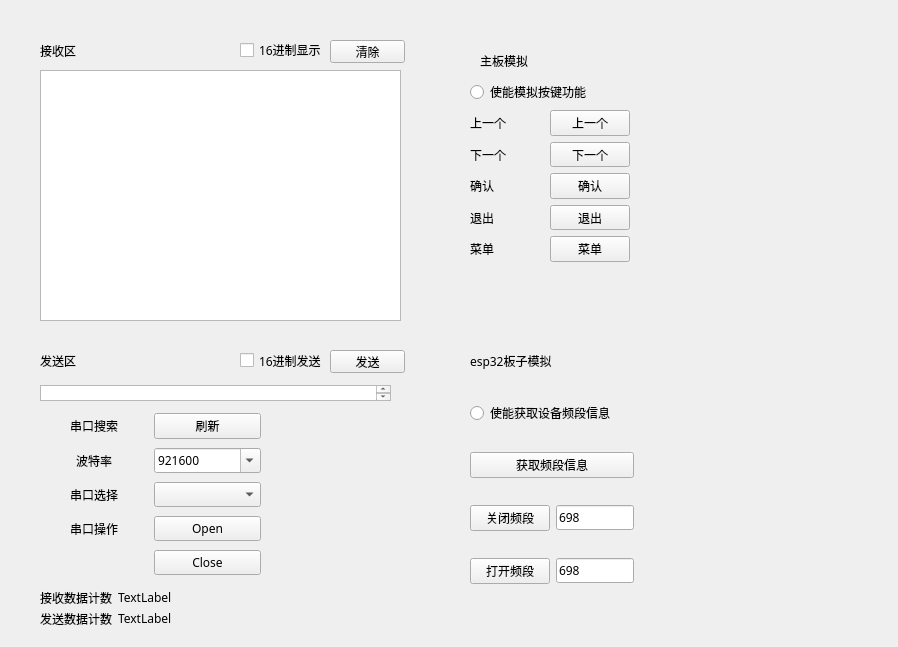
<?xml version="1.0" encoding="UTF-8"?>
<ui version="4.0">
 <class>Form</class>
 <widget class="QWidget" name="Form">
  <property name="windowModality">
   <enum>Qt::NonModal</enum>
  </property>
  <property name="enabled">
   <bool>true</bool>
  </property>
  <property name="geometry">
   <rect>
    <x>0</x>
    <y>0</y>
    <width>898</width>
    <height>647</height>
   </rect>
  </property>
  <property name="font">
   <font>
    <family>方正兰亭中黑_GBK</family>
    <pointsize>9</pointsize>
    <italic>false</italic>
    <bold>false</bold>
   </font>
  </property>
  <property name="cursor">
   <cursorShape>PointingHandCursor</cursorShape>
  </property>
  <property name="mouseTracking">
   <bool>false</bool>
  </property>
  <property name="windowTitle">
   <string>Form</string>
  </property>
  <property name="styleSheet">
   <string notr="true"/>
  </property>
  <widget class="QLabel" name="label">
   <property name="geometry">
    <rect>
     <x>40</x>
     <y>40</y>
     <width>71</width>
     <height>21</height>
    </rect>
   </property>
   <property name="text">
    <string>接收区</string>
   </property>
  </widget>
  <widget class="QLabel" name="label_2">
   <property name="geometry">
    <rect>
     <x>40</x>
     <y>355</y>
     <width>54</width>
     <height>12</height>
    </rect>
   </property>
   <property name="text">
    <string>发送区</string>
   </property>
   <property name="textFormat">
    <enum>Qt::AutoText</enum>
   </property>
  </widget>
  <widget class="QPushButton" name="Send_Button">
   <property name="geometry">
    <rect>
     <x>330</x>
     <y>350</y>
     <width>75</width>
     <height>23</height>
    </rect>
   </property>
   <property name="text">
    <string>发送</string>
   </property>
  </widget>
  <widget class="QPushButton" name="ClearButton">
   <property name="geometry">
    <rect>
     <x>330</x>
     <y>40</y>
     <width>75</width>
     <height>23</height>
    </rect>
   </property>
   <property name="text">
    <string>清除</string>
   </property>
  </widget>
  <widget class="QTextEdit" name="textEdit_Recive">
   <property name="geometry">
    <rect>
     <x>40</x>
     <y>70</y>
     <width>361</width>
     <height>251</height>
    </rect>
   </property>
   <property name="styleSheet">
    <string notr="true"/>
   </property>
   <property name="html">
    <string>&lt;!DOCTYPE HTML PUBLIC &quot;-//W3C//DTD HTML 4.0//EN&quot; &quot;http://www.w3.org/TR/REC-html40/strict.dtd&quot;&gt;
&lt;html&gt;&lt;head&gt;&lt;meta name=&quot;qrichtext&quot; content=&quot;1&quot; /&gt;&lt;meta charset=&quot;utf-8&quot; /&gt;&lt;style type=&quot;text/css&quot;&gt;
p, li { white-space: pre-wrap; }
hr { height: 1px; border-width: 0; }
li.unchecked::marker { content: &quot;\2610&quot;; }
li.checked::marker { content: &quot;\2612&quot;; }
&lt;/style&gt;&lt;/head&gt;&lt;body style=&quot; font-family:'方正兰亭中黑_GBK'; font-size:9pt; font-weight:400; font-style:normal;&quot;&gt;
&lt;p style=&quot;-qt-paragraph-type:empty; margin-top:0px; margin-bottom:0px; margin-left:0px; margin-right:0px; -qt-block-indent:0; text-indent:0px; font-family:'SimSun';&quot;&gt;&lt;br /&gt;&lt;/p&gt;&lt;/body&gt;&lt;/html&gt;</string>
   </property>
  </widget>
  <widget class="QTextEdit" name="textEdit_Send">
   <property name="geometry">
    <rect>
     <x>40</x>
     <y>385</y>
     <width>351</width>
     <height>16</height>
    </rect>
   </property>
   <property name="styleSheet">
    <string notr="true"/>
   </property>
  </widget>
  <widget class="QWidget" name="gridLayoutWidget">
   <property name="geometry">
    <rect>
     <x>40</x>
     <y>410</y>
     <width>221</width>
     <height>171</height>
    </rect>
   </property>
   <layout class="QGridLayout" name="gridLayout">
    <item row="1" column="0">
     <widget class="QLabel" name="Com_Baud_Label">
      <property name="text">
       <string>波特率</string>
      </property>
      <property name="alignment">
       <set>Qt::AlignCenter</set>
      </property>
     </widget>
    </item>
    <item row="4" column="1">
     <widget class="QPushButton" name="Com_Close_Button">
      <property name="text">
       <string>Close</string>
      </property>
      <property name="default">
       <bool>false</bool>
      </property>
     </widget>
    </item>
    <item row="2" column="0">
     <widget class="QLabel" name="Com_Name_Label">
      <property name="text">
       <string>串口选择</string>
      </property>
      <property name="alignment">
       <set>Qt::AlignCenter</set>
      </property>
     </widget>
    </item>
    <item row="2" column="1">
     <widget class="QComboBox" name="Com_Name_Combo"/>
    </item>
    <item row="0" column="0">
     <widget class="QLabel" name="Com_Refresh_Label">
      <property name="text">
       <string>串口搜索</string>
      </property>
      <property name="alignment">
       <set>Qt::AlignCenter</set>
      </property>
     </widget>
    </item>
    <item row="0" column="1">
     <widget class="QPushButton" name="Com_Refresh_Button">
      <property name="text">
       <string>刷新</string>
      </property>
     </widget>
    </item>
    <item row="3" column="0">
     <widget class="QLabel" name="Com_State_Label">
      <property name="text">
       <string>串口操作</string>
      </property>
      <property name="alignment">
       <set>Qt::AlignCenter</set>
      </property>
     </widget>
    </item>
    <item row="1" column="1">
     <widget class="QComboBox" name="Com_Baud_Combo">
      <property name="editable">
       <bool>true</bool>
      </property>
      <property name="currentText">
       <string>921600</string>
      </property>
      <property name="duplicatesEnabled">
       <bool>false</bool>
      </property>
      <property name="modelColumn">
       <number>0</number>
      </property>
      <item>
       <property name="text">
        <string>921600</string>
       </property>
      </item>
      <item>
       <property name="text">
        <string>2400</string>
       </property>
      </item>
      <item>
       <property name="text">
        <string>4800</string>
       </property>
      </item>
      <item>
       <property name="text">
        <string>9600</string>
       </property>
      </item>
      <item>
       <property name="text">
        <string>14400</string>
       </property>
      </item>
      <item>
       <property name="text">
        <string>19200</string>
       </property>
      </item>
      <item>
       <property name="text">
        <string>38400</string>
       </property>
      </item>
      <item>
       <property name="text">
        <string>43000</string>
       </property>
      </item>
      <item>
       <property name="text">
        <string>57600</string>
       </property>
      </item>
      <item>
       <property name="text">
        <string>76800</string>
       </property>
      </item>
      <item>
       <property name="text">
        <string>115200</string>
       </property>
      </item>
      <item>
       <property name="text">
        <string>128000</string>
       </property>
      </item>
      <item>
       <property name="text">
        <string>230400</string>
       </property>
      </item>
      <item>
       <property name="text">
        <string>256000</string>
       </property>
      </item>
      <item>
       <property name="text">
        <string>460800</string>
       </property>
      </item>
      <item>
       <property name="text">
        <string>921600</string>
       </property>
      </item>
      <item>
       <property name="text">
        <string>1382400</string>
       </property>
      </item>
     </widget>
    </item>
    <item row="3" column="1">
     <widget class="QPushButton" name="Com_Open_Button">
      <property name="text">
       <string>Open</string>
      </property>
     </widget>
    </item>
    <item row="4" column="0">
     <widget class="QLabel" name="Com_isOpenOrNot_Label">
      <property name="text">
       <string/>
      </property>
      <property name="alignment">
       <set>Qt::AlignCenter</set>
      </property>
     </widget>
    </item>
   </layout>
  </widget>
  <widget class="QCheckBox" name="hexSending_checkBox">
   <property name="geometry">
    <rect>
     <x>240</x>
     <y>345</y>
     <width>91</width>
     <height>31</height>
    </rect>
   </property>
   <property name="text">
    <string>16进制发送</string>
   </property>
  </widget>
  <widget class="QCheckBox" name="hexShowing_checkBox">
   <property name="geometry">
    <rect>
     <x>240</x>
     <y>40</y>
     <width>81</width>
     <height>20</height>
    </rect>
   </property>
   <property name="text">
    <string>16进制显示</string>
   </property>
  </widget>
  <widget class="QWidget" name="layoutWidget">
   <property name="geometry">
    <rect>
     <x>40</x>
     <y>590</y>
     <width>132</width>
     <height>36</height>
    </rect>
   </property>
   <layout class="QFormLayout" name="formLayout_2">
    <item row="0" column="0">
     <widget class="QLabel" name="label_4">
      <property name="text">
       <string>接收数据计数</string>
      </property>
     </widget>
    </item>
    <item row="0" column="1">
     <widget class="QLabel" name="label_rx_cnt">
      <property name="text">
       <string>TextLabel</string>
      </property>
     </widget>
    </item>
    <item row="1" column="0">
     <widget class="QLabel" name="label_5">
      <property name="text">
       <string>发送数据计数</string>
      </property>
     </widget>
    </item>
    <item row="1" column="1">
     <widget class="QLabel" name="label_tx_cnt">
      <property name="text">
       <string>TextLabel</string>
      </property>
     </widget>
    </item>
   </layout>
  </widget>
  <widget class="QWidget" name="layoutWidget">
   <property name="geometry">
    <rect>
     <x>470</x>
     <y>80</y>
     <width>160</width>
     <height>182</height>
    </rect>
   </property>
   <layout class="QVBoxLayout" name="verticalLayout">
    <item>
     <layout class="QHBoxLayout" name="horizontalLayout_6">
      <item>
       <widget class="QRadioButton" name="radioBtn_sim_enable">
        <property name="text">
         <string>使能模拟按键功能</string>
        </property>
       </widget>
      </item>
     </layout>
    </item>
    <item>
     <layout class="QHBoxLayout" name="horizontalLayout">
      <item>
       <widget class="QLabel" name="label_3">
        <property name="text">
         <string>上一个</string>
        </property>
       </widget>
      </item>
      <item>
       <widget class="QPushButton" name="pushButton_pre">
        <property name="text">
         <string>上一个</string>
        </property>
       </widget>
      </item>
     </layout>
    </item>
    <item>
     <layout class="QHBoxLayout" name="horizontalLayout_2">
      <item>
       <widget class="QLabel" name="label_6">
        <property name="text">
         <string>下一个</string>
        </property>
       </widget>
      </item>
      <item>
       <widget class="QPushButton" name="pushButton_next">
        <property name="text">
         <string>下一个</string>
        </property>
       </widget>
      </item>
     </layout>
    </item>
    <item>
     <layout class="QHBoxLayout" name="horizontalLayout_3">
      <item>
       <widget class="QLabel" name="label_7">
        <property name="text">
         <string>确认</string>
        </property>
       </widget>
      </item>
      <item>
       <widget class="QPushButton" name="pushButton_ok">
        <property name="text">
         <string>确认</string>
        </property>
       </widget>
      </item>
     </layout>
    </item>
    <item>
     <layout class="QHBoxLayout" name="horizontalLayout_4">
      <item>
       <widget class="QLabel" name="label_8">
        <property name="text">
         <string>退出</string>
        </property>
       </widget>
      </item>
      <item>
       <widget class="QPushButton" name="pushButton_exit">
        <property name="text">
         <string>退出</string>
        </property>
       </widget>
      </item>
     </layout>
    </item>
    <item>
     <layout class="QHBoxLayout" name="horizontalLayout_5">
      <item>
       <widget class="QLabel" name="label_9">
        <property name="text">
         <string>菜单</string>
        </property>
       </widget>
      </item>
      <item>
       <widget class="QPushButton" name="pushButton_menu">
        <property name="text">
         <string>菜单</string>
        </property>
       </widget>
      </item>
     </layout>
    </item>
   </layout>
  </widget>
  <widget class="QLabel" name="label_10">
   <property name="geometry">
    <rect>
     <x>480</x>
     <y>50</y>
     <width>81</width>
     <height>21</height>
    </rect>
   </property>
   <property name="text">
    <string>主板模拟</string>
   </property>
  </widget>
  <widget class="QLabel" name="label_11">
   <property name="geometry">
    <rect>
     <x>470</x>
     <y>350</y>
     <width>91</width>
     <height>21</height>
    </rect>
   </property>
   <property name="text">
    <string>esp32板子模拟</string>
   </property>
  </widget>
  <widget class="QWidget" name="layoutWidget_2">
   <property name="geometry">
    <rect>
     <x>470</x>
     <y>380</y>
     <width>164</width>
     <height>225</height>
    </rect>
   </property>
   <layout class="QVBoxLayout" name="verticalLayout_2">
    <item>
     <layout class="QHBoxLayout" name="horizontalLayout_7">
      <item>
       <widget class="QRadioButton" name="radioBtn_sim_esp32">
        <property name="enabled">
         <bool>true</bool>
        </property>
        <property name="text">
         <string>使能获取设备频段信息</string>
        </property>
       </widget>
      </item>
     </layout>
    </item>
    <item>
     <layout class="QHBoxLayout" name="horizontalLayout_8">
      <item>
       <widget class="QPushButton" name="pushButton_get_band_info">
        <property name="text">
         <string>获取频段信息</string>
        </property>
       </widget>
      </item>
     </layout>
    </item>
    <item>
     <layout class="QHBoxLayout" name="horizontalLayout_9">
      <item>
       <widget class="QPushButton" name="pushButton_close_band">
        <property name="text">
         <string>关闭频段</string>
        </property>
       </widget>
      </item>
      <item>
       <widget class="QLineEdit" name="lineEdit_close_band">
        <property name="text">
         <string>698</string>
        </property>
       </widget>
      </item>
     </layout>
    </item>
    <item>
     <layout class="QHBoxLayout" name="horizontalLayout_10">
      <item>
       <widget class="QPushButton" name="pushButton_open_band">
        <property name="text">
         <string>打开频段</string>
        </property>
       </widget>
      </item>
      <item>
       <widget class="QLineEdit" name="lineEdit__open_band">
        <property name="text">
         <string>698</string>
        </property>
       </widget>
      </item>
     </layout>
    </item>
   </layout>
  </widget>
 </widget>
 <resources/>
 <connections>
  <connection>
   <sender>ClearButton</sender>
   <signal>clicked()</signal>
   <receiver>textEdit_Recive</receiver>
   <slot>clear()</slot>
   <hints>
    <hint type="sourcelabel">
     <x>367</x>
     <y>51</y>
    </hint>
    <hint type="destinationlabel">
     <x>368</x>
     <y>79</y>
    </hint>
   </hints>
  </connection>
 </connections>
</ui>
